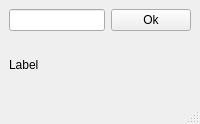
<?xml version="1.0" encoding="UTF-8"?>
<ui version="4.0">
 <class>MainWindow</class>
 <widget class="QMainWindow" name="MainWindow">
  <property name="geometry">
   <rect>
    <x>0</x>
    <y>0</y>
    <width>200</width>
    <height>124</height>
   </rect>
  </property>
  <property name="windowTitle">
   <string>MainWindow</string>
  </property>
  <widget class="QWidget" name="centralwidget">
   <layout class="QGridLayout" name="gridLayout">
    <item row="0" column="0">
     <widget class="QLineEdit" name="lineEdit"/>
    </item>
    <item row="0" column="1">
     <widget class="QPushButton" name="pushButton">
      <property name="text">
       <string>Ok</string>
      </property>
     </widget>
    </item>
    <item row="1" column="0">
     <widget class="QLabel" name="label">
      <property name="text">
       <string>Label</string>
      </property>
     </widget>
    </item>
   </layout>
  </widget>
  <widget class="QMenuBar" name="menubar">
   <property name="geometry">
    <rect>
     <x>0</x>
     <y>0</y>
     <width>200</width>
     <height>25</height>
    </rect>
   </property>
  </widget>
  <widget class="QStatusBar" name="statusbar"/>
 </widget>
 <resources/>
 <connections/>
</ui>
